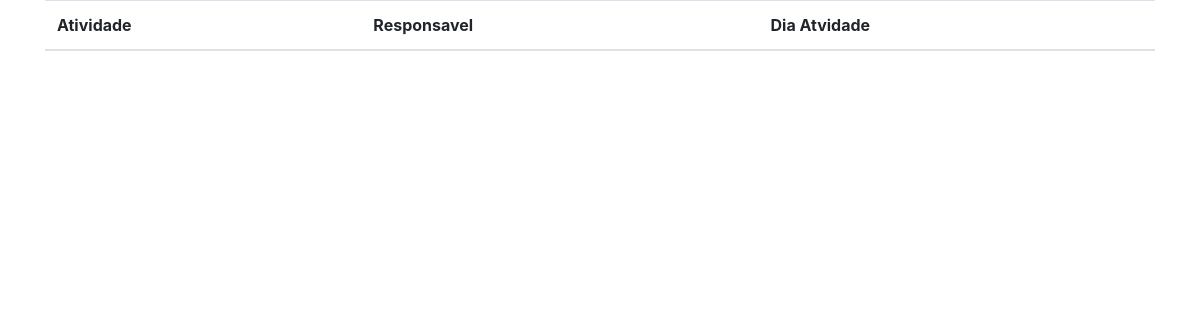
/lista_atividade/ (signed in), run on an earlier commit of the app's database.
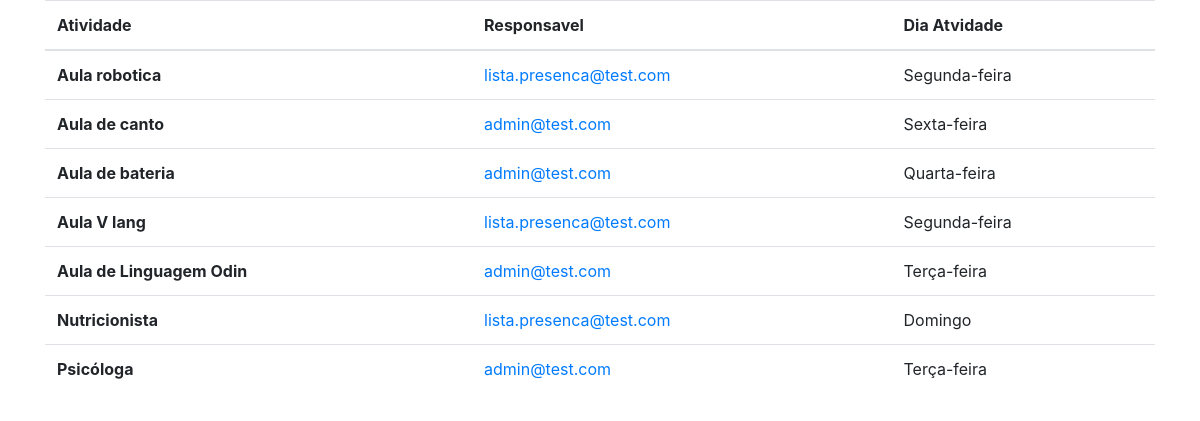
And on a later commit of the database.
### cadastro/models.py (models this page shows)
class Atividade(models.Model):
    nome_atividade = models.CharField(max_length=50, blank=False, null=False,validators=[validate_nome])
    tipo_atividade = models.ForeignKey(Tipo_Atividade, on_delete=models.SET_NULL, null=True)
    descricao = models.TextField(blank=True)
    responsavel = models.ForeignKey(User, on_delete=models.CASCADE, null=True, blank=True, related_name='User', limit_choices_to={'is_superuser': False})
    dia_atividade = models.ForeignKey(DiaAtividade, on_delete=models.SET_NULL, null=True)
    hora_atividade = models.TimeField(blank=False, null=False)
    Ativo = models.BooleanField(blank=False, null=False)

class DiaAtividade(models.Model):
    SEGUNDA = 'Segunda-feira'
    TERCA = 'Terça-feira'
    QUARTA = 'Quarta-feira'
    QUINTA = 'Quinta-feira'
    SEXTA = 'Sexta-feira'
    SABADO = 'Sábado'
    DOMINGO = 'Domingo'
    DIAS_DA_SEMANA_CHOICES = [
        (SEGUNDA, 'Segunda-feira'),
        (TERCA, 'Terça-feira'),
        (QUARTA, 'Quarta-feira'),
        (QUINTA, 'Quinta-feira'),
        (SEXTA, 'Sexta-feira'),
        (SABADO, 'Sábado'),
        (DOMINGO, 'Domingo'),
    ]
    dia_semana = models.CharField(max_length=15, choices=DIAS_DA_SEMANA_CHOICES)
    def __str__(self):
        return self.dia_semana

### perfis/models.py (models this page shows)
class Users(AbstractUser):
    choices_grupo_de_acesso = (('ADM', 'Administrador'),
                               ('CE', 'Cadastro Externo'),
                               ('CA', 'Cadastro Atividade'),
                               ('CI', 'Cadastro Inscrição'),
                               ('LP', 'Lista de Presença'))
    grupo_de_acesso = models.CharField(max_length=3, choices=choices_grupo_de_acesso)
    tipoUsuarioChoices = (
        ('Funcionario', 'Funcionario')
        , ('Administrador', 'Administrador'))
    tipoUsuario = models.CharField(max_length=20, choices=tipoUsuarioChoices, default='Indefinido')
    funcao = models.CharField(max_length=30, validators=[validate_nome],verbose_name='Função', default='Indefinido')

### cadastro/views.py (the view)
# urls.py: path('lista_atividade/', lista_atividade, name='lista_atividade'),
@login_required(login_url='login')
def lista_atividade(request):
    atividade = Atividade.objects.all()
    return render(request, 'lista/lista_atividade.html', {'atividades': atividade})

### cadastro/templates/lista/lista_atividade.html (shortened to what this page needs)
<!DOCTYPE html>
<html lang="en">
<head>
    <link rel="stylesheet" href="https://cdn.jsdelivr.net/npm/bootstrap@4.6.1/dist/css/bootstrap.min.css">
</head>
<body>
<div class="container">
    <table class="table">
  <thead>
    <tr>
      <th scope="col">Atividade</th>
      <th scope="col">Responsavel</th>
      <th scope="col">Dia Atvidade</th>
    </tr>
  </thead>
  <tbody>
{% for atividade in atividades%}
    <tr>
      <th scope="row">{{atividade.nome_atividade}}</th>
        <td><a href="{% url 'deletarAti' atividade.id %}">{{atividade.responsavel}}</a></td>
      <td>{{atividade.dia_atividade}}</td>
    </tr>
{% endfor %}
  </tbody>
</table>
</div>
</body>
</html>

What changed in the data, as far as the page shows it:
added Atividade: nome_atividade "Aula robotica", responsavel "lista.presenca@test.com", dia_atividade "Segunda-feira"
added Atividade: nome_atividade "Aula de canto", responsavel "admin@test.com", dia_atividade "Sexta-feira"
added Atividade: nome_atividade "Aula de bateria", responsavel "admin@test.com", dia_atividade "Quarta-feira"
added Atividade: nome_atividade "Aula V lang", responsavel "lista.presenca@test.com", dia_atividade "Segunda-feira"
added Atividade: nome_atividade "Aula de Linguagem Odin", responsavel "admin@test.com", dia_atividade "Terça-feira"
added Atividade: nome_atividade "Nutricionista", responsavel "lista.presenca@test.com", dia_atividade "Domingo"
added Atividade: nome_atividade "Psicóloga", responsavel "admin@test.com", dia_atividade "Terça-feira"
